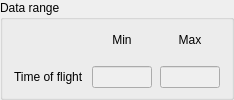
           <widget class="QGroupBox" name="groupBox_3">
            <property name="title">
             <string>Data range</string>
            </property>
            <layout class="QGridLayout" name="gridLayout_3">
             <property name="topMargin">
              <number>0</number>
             </property>
             <property name="bottomMargin">
              <number>9</number>
             </property>
             <property name="horizontalSpacing">
              <number>8</number>
             </property>
             <property name="verticalSpacing">
              <number>6</number>
             </property>
             <item row="1" column="0">
              <widget class="QLabel" name="label_5">
               <property name="text">
                <string>Time of flight</string>
               </property>
              </widget>
             </item>
             <item row="1" column="1">
              <widget class="QLineEdit" name="tof_min">
               <property name="enabled">
                <bool>false</bool>
               </property>
               <property name="sizePolicy">
                <sizepolicy hsizetype="Expanding" vsizetype="Maximum">
                 <horstretch>0</horstretch>
                 <verstretch>0</verstretch>
                </sizepolicy>
               </property>
               <property name="maximumSize">
                <size>
                 <width>60</width>
                 <height>16777215</height>
                </size>
               </property>
               <property name="text">
                <string/>
               </property>
              </widget>
             </item>
             <item row="1" column="2">
              <widget class="QLineEdit" name="tof_max">
               <property name="enabled">
                <bool>false</bool>
               </property>
               <property name="sizePolicy">
                <sizepolicy hsizetype="Expanding" vsizetype="Maximum">
                 <horstretch>0</horstretch>
                 <verstretch>0</verstretch>
                </sizepolicy>
               </property>
               <property name="maximumSize">
                <size>
                 <width>60</width>
                 <height>16777215</height>
                </size>
               </property>
              </widget>
             </item>
             <item row="0" column="1">
              <widget class="QLabel" name="label_22">
               <property name="text">
                <string>Min</string>
               </property>
               <property name="alignment">
                <set>Qt::AlignCenter</set>
               </property>
              </widget>
             </item>
             <item row="0" column="2">
              <widget class="QLabel" name="label_24">
               <property name="text">
                <string>Max</string>
               </property>
               <property name="alignment">
                <set>Qt::AlignCenter</set>
               </property>
              </widget>
             </item>
            </layout>
           </widget>
